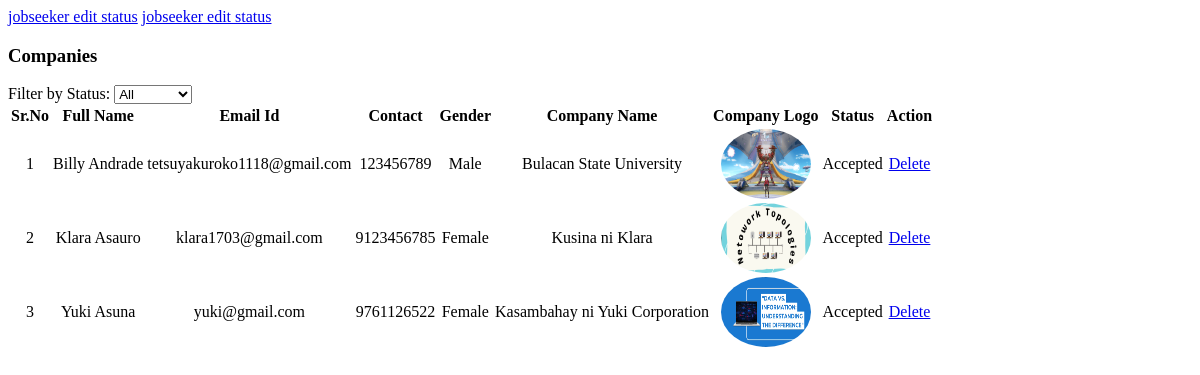
The app's page /companies_list/, older data.
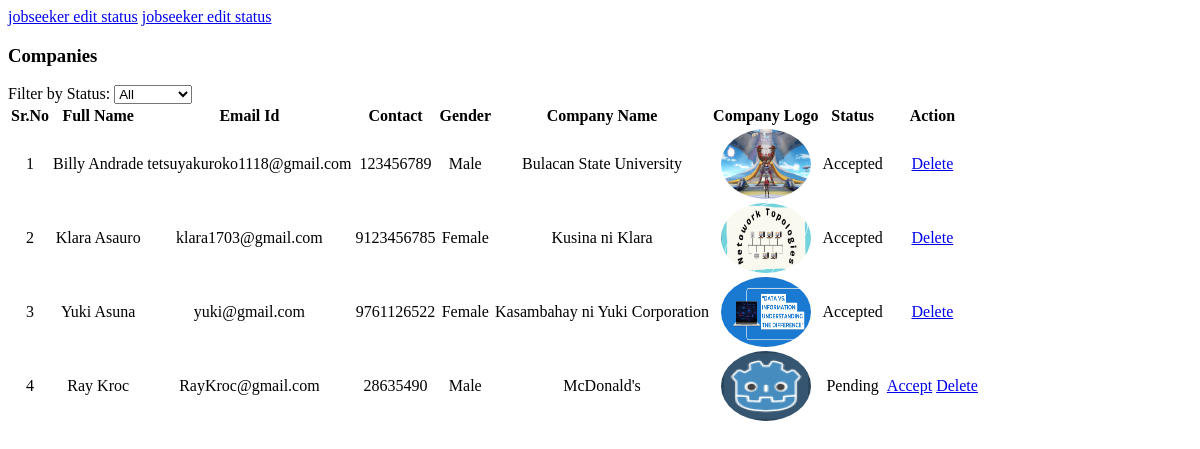
The same page, newer data.
### venari/models.py (models this page shows, shortened)
class company(models.Model):
    user = models.ForeignKey(User, on_delete=models.CASCADE)
    phone_number = models.IntegerField(max_length=20)
    email = models.CharField(max_length=100, null=True)
    password = models.CharField(max_length=100, null= True)
    company_logo = models.ImageField(upload_to="")
    gender = models.CharField(max_length=10, null=True)
    user_type = models.CharField(max_length=30)
    company_name = models.CharField(max_length=100)
    company_ceo = models.CharField(max_length=100)
    company_established = models.DateField()
    company_location = models.CharField(max_length=100)
    status = models.CharField(max_length=50, null = True)

### venari/views.py (the view)
# urls.py: path("companies_list/", views.all_companies, name="companies list"),
def all_companies(request):
    status_filter = request.GET.get('status', 'all')
    if status_filter == 'all':
        companies = company.objects.all()
    else:
        companies = company.objects.filter(status=status_filter)
    context = {
        'companies': companies,
        'status_filter': status_filter,
    }
    return render(request, 'companies_list.html', context)

### venari/templates/companies_list.html (shortened to what this page needs)
    <a href="/admin_view_jobseeker/">jobseeker edit status</a>
    <a href="/admin_joblist/">jobseeker edit status</a>
                {% block body %}
                <div class="card-header">
                    <h3 class="card-title">Companies</h3>
                    <div class="float-right">
                        <label for="status-filter">Filter by Status:</label>
                        <select id="status-filter" class="form-control" onchange="filterCompanies(this.value)">
                            <option value="all" {% if status_filter == 'all' %}selected{% endif %}>All</option>
                        </select>
                    </div>
                </div>
                <div class="card-body">
                    <div class="table-responsive">
                        <table class="table table-hover" id="example">
                            <thead>
                                    <tr>
                                        <th>Sr.No</th>
                                        <th>Full Name</th>
                                        <th>Email Id</th>
                                        <th>Contact</th>
                                        <th>Gender</th>
                                        <th>Company Name</th>
                                        <th>Company Logo</th>
                                        <th>Status</th>
                                        <th>Action</th>
                                    </tr>
                                </thead>
                                <tbody>
                                    {% for company in companies %}
                                        <tr>
                                            <td>{{forloop.counter}}</td>
                                            <td>{{company.user.get_full_name}}</td>
                                            <td>{{company.user.email}}</td>
                                            <td>{{company.phone_number}}</td>
                                            <td>{{company.gender}}</td>
                                            <td>{{company.company_name}}</td>
                                            <td><img src="{{company.company_logo.url}}" class="user-avatar"></td>
                                            <td>{{company.status}}</td>
                                            <td>
                                                {% if company.status == "Accepted" %}
                                                <a href="/admin_delete_company/{{company.user.id}}/" class="btn btn-danger" onclick="return confirm('Are you sure you want to delete this company?')">Delete</a>
                                                {% else %}
                                                <div class="btn-group" role="group">
                                                    <a href="/company_change_status/{{company.id}}/" class="btn btn-danger">Accept</a>
                                                    <a href="/admin_delete_company/{{company.user.id}}/" class="btn btn-danger" onclick="return confirm('Are you sure you want to delete this company?')">Delete</a>
                                                </div>
                                            {% endif %}
                                            </td>
                                        </tr>
                                    {% endfor %}
                                </tbody>
                            </table>
                        </div>
                    </div>
{% endblock %}

### venari/templates/companies_list.html (style rules this page uses)
.table th, .table td { text-align: center; }
.user-avatar { width: 90px; height: 70px; border-radius: 50%; }

Row changes from the older to the newer data that the page shows:
added company: user.get_full_name "Ray Kroc", user.email "RayKroc@gmail.com", phone_number "28635490", gender "Male", company_name "McDonald's", company_logo (picture), status "Pending"
